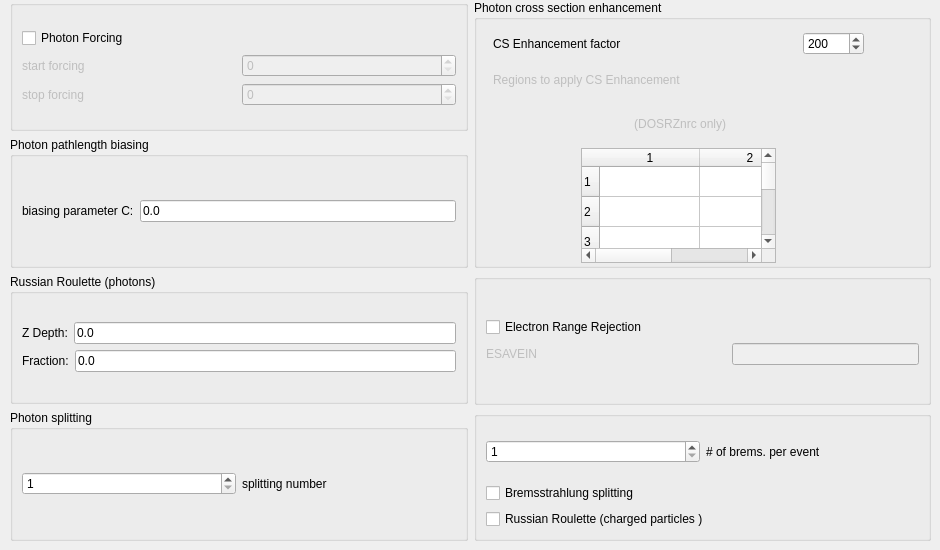
     <widget class="QWidget" name="VRtab">
      <attribute name="title">
       <string>Variance Reduction</string>
      </attribute>
      <widget class="QWidget" name="layoutWidget">
       <property name="geometry">
        <rect>
         <x>10</x>
         <y>0</y>
         <width>921</width>
         <height>541</height>
        </rect>
       </property>
       <layout class="QHBoxLayout" name="horizontalLayout_22">
        <item>
         <layout class="QVBoxLayout">
          <item>
           <widget class="QGroupBox" name="PhotonForcingGroupBox">
            <property name="title">
             <string/>
            </property>
            <layout class="QVBoxLayout">
             <item>
              <layout class="QVBoxLayout">
               <item>
                <widget class="QCheckBox" name="PhotonForcingCheckBox">
                 <property name="sizePolicy">
                  <sizepolicy hsizetype="MinimumExpanding" vsizetype="Fixed">
                   <horstretch>0</horstretch>
                   <verstretch>0</verstretch>
                  </sizepolicy>
                 </property>
                 <property name="font">
                  <font>
                   <family>Helvetica</family>
                  </font>
                 </property>
                 <property name="text">
                  <string>Photon Forcing</string>
                 </property>
                </widget>
               </item>
               <item>
                <layout class="QHBoxLayout">
                 <item>
                  <layout class="QVBoxLayout">
                   <item>
                    <widget class="QLabel" name="StartForcingLabel">
                     <property name="enabled">
                      <bool>false</bool>
                     </property>
                     <property name="text">
                      <string>start forcing</string>
                     </property>
                     <property name="wordWrap">
                      <bool>false</bool>
                     </property>
                    </widget>
                   </item>
                   <item>
                    <widget class="QLabel" name="StopForcingLabel">
                     <property name="enabled">
                      <bool>false</bool>
                     </property>
                     <property name="text">
                      <string>stop forcing</string>
                     </property>
                     <property name="wordWrap">
                      <bool>false</bool>
                     </property>
                    </widget>
                   </item>
                  </layout>
                 </item>
                 <item>
                  <layout class="QVBoxLayout">
                   <item>
                    <widget class="QSpinBox" name="StartForcingSpinBox">
                     <property name="enabled">
                      <bool>false</bool>
                     </property>
                    </widget>
                   </item>
                   <item>
                    <widget class="QSpinBox" name="StopForcingSpinBox">
                     <property name="enabled">
                      <bool>false</bool>
                     </property>
                    </widget>
                   </item>
                  </layout>
                 </item>
                </layout>
               </item>
              </layout>
             </item>
            </layout>
           </widget>
          </item>
          <item>
           <widget class="QGroupBox" name="ExpTrafoCGroupBox">
            <property name="title">
             <string>Photon pathlength biasing</string>
            </property>
            <layout class="QHBoxLayout">
             <item>
              <layout class="QHBoxLayout">
               <item>
                <widget class="QLabel" name="ExpTrafoCLabel">
                 <property name="text">
                  <string>biasing parameter C:</string>
                 </property>
                 <property name="wordWrap">
                  <bool>false</bool>
                 </property>
                </widget>
               </item>
               <item>
                <widget class="QLineEdit" name="ExpTrafoCEdit">
                 <property name="text">
                  <string>0.0</string>
                 </property>
                </widget>
               </item>
              </layout>
             </item>
            </layout>
           </widget>
          </item>
          <item>
           <widget class="QGroupBox" name="RRGroupBox">
            <property name="title">
             <string>Russian Roulette (photons)</string>
            </property>
            <layout class="QVBoxLayout">
             <item>
              <layout class="QVBoxLayout">
               <item>
                <layout class="QHBoxLayout">
                 <item>
                  <widget class="QLabel" name="RRDepthLabel">
                   <property name="text">
                    <string>Z Depth:</string>
                   </property>
                   <property name="wordWrap">
                    <bool>false</bool>
                   </property>
                  </widget>
                 </item>
                 <item>
                  <widget class="QLineEdit" name="RRDepthEdit">
                   <property name="text">
                    <string>0.0</string>
                   </property>
                  </widget>
                 </item>
                </layout>
               </item>
               <item>
                <layout class="QHBoxLayout">
                 <item>
                  <widget class="QLabel" name="RRFractionLabel">
                   <property name="text">
                    <string>Fraction:</string>
                   </property>
                   <property name="wordWrap">
                    <bool>false</bool>
                   </property>
                  </widget>
                 </item>
                 <item>
                  <widget class="QLineEdit" name="RRFractionEdit">
                   <property name="text">
                    <string>0.0</string>
                   </property>
                  </widget>
                 </item>
                </layout>
               </item>
              </layout>
             </item>
            </layout>
           </widget>
          </item>
          <item>
           <widget class="QGroupBox" name="photonSplitGroupBox">
            <property name="title">
             <string>Photon splitting</string>
            </property>
            <layout class="QHBoxLayout">
             <item>
              <layout class="QHBoxLayout">
               <item>
                <widget class="QSpinBox" name="photonSplitSpinBox">
                 <property name="minimum">
                  <number>1</number>
                 </property>
                 <property name="maximum">
                  <number>10000</number>
                 </property>
                 <property name="value">
                  <number>1</number>
                 </property>
                </widget>
               </item>
               <item>
                <widget class="QLabel" name="photonSplitLabel">
                 <property name="text">
                  <string>splitting number</string>
                 </property>
                 <property name="wordWrap">
                  <bool>false</bool>
                 </property>
                </widget>
               </item>
              </layout>
             </item>
            </layout>
           </widget>
          </item>
         </layout>
        </item>
        <item>
         <layout class="QVBoxLayout">
          <item>
           <widget class="QGroupBox" name="CSEnhancementGroupBox">
            <property name="title">
             <string>Photon cross section enhancement</string>
            </property>
            <widget class="QWidget" name="layoutWidget">
             <property name="geometry">
              <rect>
               <x>19</x>
               <y>32</y>
               <width>371</width>
               <height>231</height>
              </rect>
             </property>
             <layout class="QVBoxLayout" name="verticalLayout_2">
              <item>
               <layout class="QHBoxLayout" name="horizontalLayout_2">
                <item>
                 <widget class="QLabel" name="TextLabel8">
                  <property name="sizePolicy">
                   <sizepolicy hsizetype="MinimumExpanding" vsizetype="Preferred">
                    <horstretch>0</horstretch>
                    <verstretch>0</verstretch>
                   </sizepolicy>
                  </property>
                  <property name="text">
                   <string>CS Enhancement factor</string>
                  </property>
                  <property name="wordWrap">
                   <bool>false</bool>
                  </property>
                 </widget>
                </item>
                <item>
                 <widget class="QSpinBox" name="CSEnhancementSpinBox">
                  <property name="minimum">
                   <number>1</number>
                  </property>
                  <property name="maximum">
                   <number>10000</number>
                  </property>
                  <property name="value">
                   <number>200</number>
                  </property>
                 </widget>
                </item>
               </layout>
              </item>
              <item>
               <layout class="QVBoxLayout">
                <item>
                 <layout class="QVBoxLayout">
                  <item>
                   <widget class="QLabel" name="CSEnhancement_RegionsLabel1">
                    <property name="enabled">
                     <bool>false</bool>
                    </property>
                    <property name="text">
                     <string>Regions to apply CS Enhancement</string>
                    </property>
                    <property name="wordWrap">
                     <bool>false</bool>
                    </property>
                   </widget>
                  </item>
                  <item>
                   <widget class="QLabel" name="CSEnhancement_RegionsLabel2">
                    <property name="enabled">
                     <bool>false</bool>
                    </property>
                    <property name="text">
                     <string> (DOSRZnrc only)</string>
                    </property>
                    <property name="alignment">
                     <set>Qt::AlignCenter</set>
                    </property>
                    <property name="wordWrap">
                     <bool>false</bool>
                    </property>
                   </widget>
                  </item>
                 </layout>
                </item>
                <item>
                 <layout class="QHBoxLayout">
                  <item>
                   <widget class="QTableWidget" name="CSEnhancementTable">
                    <property name="minimumSize">
                     <size>
                      <width>190</width>
                      <height>0</height>
                     </size>
                    </property>
                    <property name="maximumSize">
                     <size>
                      <width>195</width>
                      <height>115</height>
                     </size>
                    </property>
                    <property name="rowCount">
                     <number>50</number>
                    </property>
                    <property name="columnCount">
                     <number>2</number>
                    </property>
                    <row>
                     <property name="text">
                      <string>1</string>
                     </property>
                    </row>
                    <row>
                     <property name="text">
                      <string>2</string>
                     </property>
                    </row>
                    <row>
                     <property name="text">
                      <string>3</string>
                     </property>
                    </row>
                    <row>
                     <property name="text">
                      <string>4</string>
                     </property>
                    </row>
                    <row>
                     <property name="text">
                      <string>5</string>
                     </property>
                    </row>
                    <row>
                     <property name="text">
                      <string>6</string>
                     </property>
                    </row>
                    <row>
                     <property name="text">
                      <string>7</string>
                     </property>
                    </row>
                    <row>
                     <property name="text">
                      <string>8</string>
                     </property>
                    </row>
                    <row>
                     <property name="text">
                      <string>9</string>
                     </property>
                    </row>
                    <row>
                     <property name="text">
                      <string>10</string>
                     </property>
                    </row>
                    <row>
                     <property name="text">
                      <string>11</string>
                     </property>
                    </row>
                    <row>
                     <property name="text">
                      <string>12</string>
                     </property>
                    </row>
                    <row>
                     <property name="text">
                      <string>13</string>
                     </property>
                    </row>
                    <row>
                     <property name="text">
                      <string>14</string>
                     </property>
                    </row>
                    <row>
                     <property name="text">
                      <string>15</string>
                     </property>
                    </row>
                    <row>
                     <property name="text">
                      <string>16</string>
                     </property>
                    </row>
                    <row>
                     <property name="text">
                      <string>17</string>
                     </property>
                    </row>
                    <row>
                     <property name="text">
                      <string>18</string>
                     </property>
                    </row>
                    <row>
                     <property name="text">
                      <string>19</string>
                     </property>
                    </row>
                    <row>
                     <property name="text">
                      <string>20</string>
                     </property>
                    </row>
                    <row>
                     <property name="text">
                      <string>21</string>
                     </property>
                    </row>
                    <row>
                     <property name="text">
                      <string>22</string>
                     </property>
                    </row>
                    <row>
                     <property name="text">
                      <string>23</string>
                     </property>
                    </row>
                    <row>
                     <property name="text">
                      <string>24</string>
                     </property>
                    </row>
                    <row>
                     <property name="text">
                      <string>25</string>
                     </property>
                    </row>
                    <row>
                     <property name="text">
                      <string>26</string>
                     </property>
                    </row>
                    <row>
                     <property name="text">
                      <string>27</string>
                     </property>
                    </row>
                    <row>
                     <property name="text">
                      <string>28</string>
                     </property>
                    </row>
                    <row>
                     <property name="text">
                      <string>29</string>
                     </property>
                    </row>
                    <row>
                     <property name="text">
                      <string>30</string>
                     </property>
                    </row>
                    <row>
                     <property name="text">
                      <string>31</string>
                     </property>
                    </row>
                    <row>
                     <property name="text">
                      <string>32</string>
                     </property>
                    </row>
                    <row>
                     <property name="text">
                      <string>33</string>
                     </property>
                    </row>
                    <row>
                     <property name="text">
                      <string>34</string>
                     </property>
                    </row>
                    <row>
                     <property name="text">
                      <string>35</string>
                     </property>
                    </row>
                    <row>
                     <property name="text">
                      <string>36</string>
                     </property>
                    </row>
                    <row>
                     <property name="text">
                      <string>37</string>
                     </property>
                    </row>
                    <row>
                     <property name="text">
                      <string>38</string>
                     </property>
                    </row>
                    <row>
                     <property name="text">
                      <string>39</string>
                     </property>
                    </row>
                    <row>
                     <property name="text">
                      <string>40</string>
                     </property>
                    </row>
                    <row>
                     <property name="text">
                      <string>41</string>
                     </property>
                    </row>
                    <row>
                     <property name="text">
                      <string>42</string>
                     </property>
                    </row>
                    <row>
                     <property name="text">
                      <string>43</string>
                     </property>
                    </row>
                    <row>
                     <property name="text">
                      <string>44</string>
                     </property>
                    </row>
                    <row>
                     <property name="text">
                      <string>45</string>
                     </property>
                    </row>
                    <row>
                     <property name="text">
                      <string>46</string>
                     </property>
                    </row>
                    <row>
                     <property name="text">
                      <string>47</string>
                     </property>
                    </row>
                    <row>
                     <property name="text">
                      <string>48</string>
                     </property>
                    </row>
                    <row>
                     <property name="text">
                      <string>49</string>
                     </property>
                    </row>
                    <row>
                     <property name="text">
                      <string>50</string>
                     </property>
                    </row>
                    <column>
                     <property name="text">
                      <string>1</string>
                     </property>
                    </column>
                    <column>
                     <property name="text">
                      <string>2</string>
                     </property>
                    </column>
                   </widget>
                  </item>
                 </layout>
                </item>
               </layout>
              </item>
             </layout>
            </widget>
           </widget>
          </item>
          <item>
           <layout class="QVBoxLayout">
            <item>
             <widget class="QGroupBox" name="ESAVEINGroupBox">
              <property name="title">
               <string/>
              </property>
              <layout class="QVBoxLayout">
               <item>
                <layout class="QVBoxLayout">
                 <item>
                  <widget class="QCheckBox" name="eRangeRejCheckBox">
                   <property name="text">
                    <string>Electron Range Rejection</string>
                   </property>
                  </widget>
                 </item>
                 <item>
                  <layout class="QHBoxLayout">
                   <item>
                    <widget class="QLabel" name="ESAVEINLabel">
                     <property name="enabled">
                      <bool>false</bool>
                     </property>
                     <property name="text">
                      <string>ESAVEIN</string>
                     </property>
                     <property name="wordWrap">
                      <bool>false</bool>
                     </property>
                    </widget>
                   </item>
                   <item>
                    <spacer name="Spacer74">
                     <property name="orientation">
                      <enum>Qt::Horizontal</enum>
                     </property>
                     <property name="sizeType">
                      <enum>QSizePolicy::Expanding</enum>
                     </property>
                     <property name="sizeHint" stdset="0">
                      <size>
                       <width>20</width>
                       <height>0</height>
                      </size>
                     </property>
                    </spacer>
                   </item>
                   <item>
                    <widget class="QLineEdit" name="ESAVEINEdit">
                     <property name="enabled">
                      <bool>false</bool>
                     </property>
                    </widget>
                   </item>
                  </layout>
                 </item>
                </layout>
               </item>
              </layout>
             </widget>
            </item>
            <item>
             <widget class="QGroupBox" name="BremsSplitGroupBox">
              <property name="title">
               <string/>
              </property>
              <layout class="QVBoxLayout">
               <item>
                <layout class="QVBoxLayout">
                 <item>
                  <layout class="QHBoxLayout">
                   <item>
                    <widget class="QSpinBox" name="BremsSplitSpinBox">
                     <property name="minimum">
                      <number>1</number>
                     </property>
                     <property name="maximum">
                      <number>1000</number>
                     </property>
                     <property name="value">
                      <number>1</number>
                     </property>
                    </widget>
                   </item>
                   <item>
                    <widget class="QLabel" name="BremsSplitTextLabel">
                     <property name="text">
                      <string># of brems. per event</string>
                     </property>
                     <property name="wordWrap">
                      <bool>false</bool>
                     </property>
                    </widget>
                   </item>
                  </layout>
                 </item>
                 <item>
                  <widget class="QCheckBox" name="BremsSplitCheckBox">
                   <property name="text">
                    <string>Bremsstrahlung splitting</string>
                   </property>
                  </widget>
                 </item>
                 <item>
                  <widget class="QCheckBox" name="ChargedPartRRCheckBox">
                   <property name="text">
                    <string>Russian Roulette (charged particles )</string>
                   </property>
                  </widget>
                 </item>
                </layout>
               </item>
              </layout>
             </widget>
            </item>
           </layout>
          </item>
         </layout>
        </item>
       </layout>
      </widget>
     </widget>
